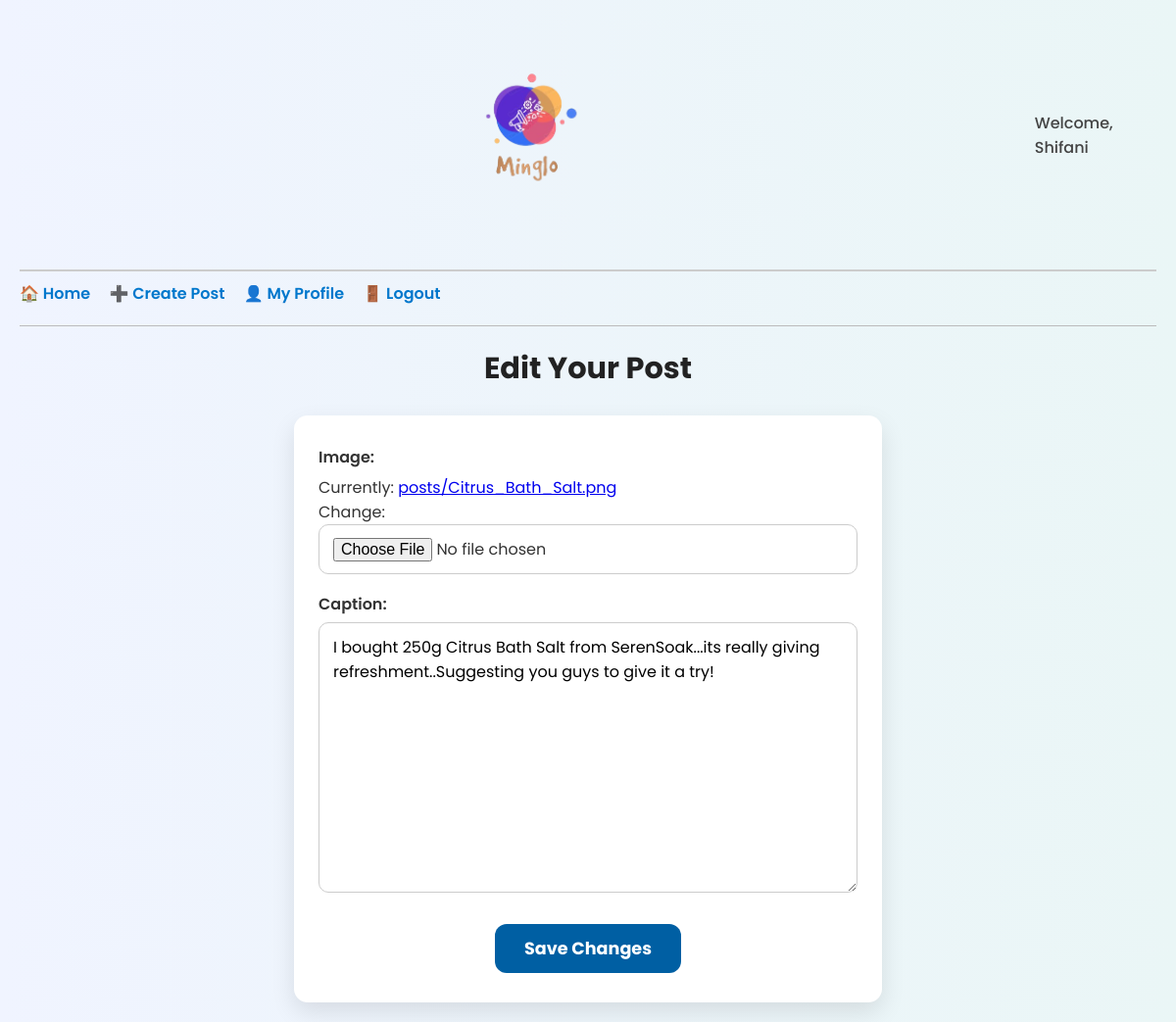
The page /edit/2/ (signed in) on the database as committed earlier.
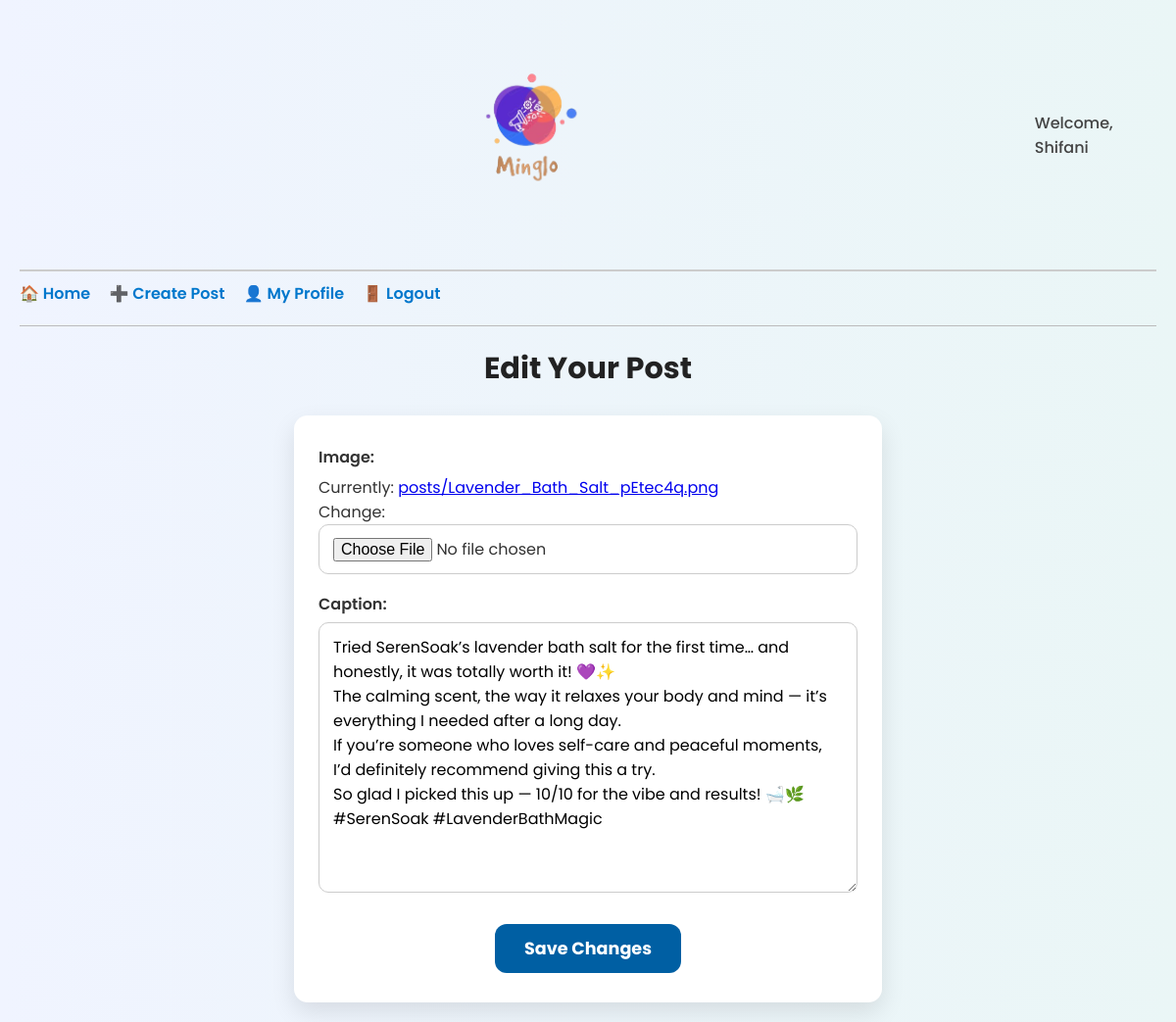
The same page on the database as committed later.
### socialapp/models.py (models this page shows, shortened)
class Post(models.Model):
    user = models.ForeignKey(User, on_delete=models.CASCADE)
    caption = models.TextField()
    image = models.ImageField(upload_to='posts/')
    created_at = models.DateTimeField(auto_now_add=True)

### socialapp/views.py (the view)
# urls.py: path('edit/<int:post_id>/', views.edit_post, name='edit_post'),
@login_required
def edit_post(request, post_id):
    post = get_object_or_404(Post, id=post_id)
    if post.user != request.user:
        return HttpResponse("You are not allowed to edit this post.")
    if request.method == 'POST':
        form = PostForm(request.POST, request.FILES, instance=post)
        if form.is_valid():
            form.save()
            return redirect('home')
    else:
        form = PostForm(instance=post)
    return render(request, 'socialapp/edit_post.html', {'form': form})

### socialapp/forms.py
class PostForm(forms.ModelForm):
    class Meta:
        model = Post
        fields = ['image', 'caption']

### socialapp/templates/socialapp/edit_post.html (shortened to what this page needs)
{% extends 'socialapp/base.html' %}
{% block content %}
<h2>Edit Your Post</h2>
<form method="POST" enctype="multipart/form-data">
    {{ form.as_p }}
    <button type="submit">Save Changes</button>
</form>
{% endblock %}

Rows that differ between the two databases and show on the page:
changed Post: caption "I bought 250g Citrus Bath Salt from SerenSoak...its really giving refreshment..Suggesting you guys to give it a try!" → "Tried SerenSoak’s lavender bath salt for the first time… and honestly, it was totally worth it! 💜✨ The calming scent, the way it relaxes your body and mind — it’s everything I needed after a long day. If you’re someone who loves self-care and peaceful moments, I’d definitely recommend giving this a try. So glad I picked this up — 10/10 for the vibe and results! 🛁🌿 #SerenSoak #LavenderBathMagic"
Other text that changed with them:
text no longer shown: "Image: Currently: posts/Citrus_Bath_Salt.png Change: Caption:"
text now shown: "Image: Currently: posts/Lavender_Bath_Salt_pEtec4q.png Change: Caption:"
